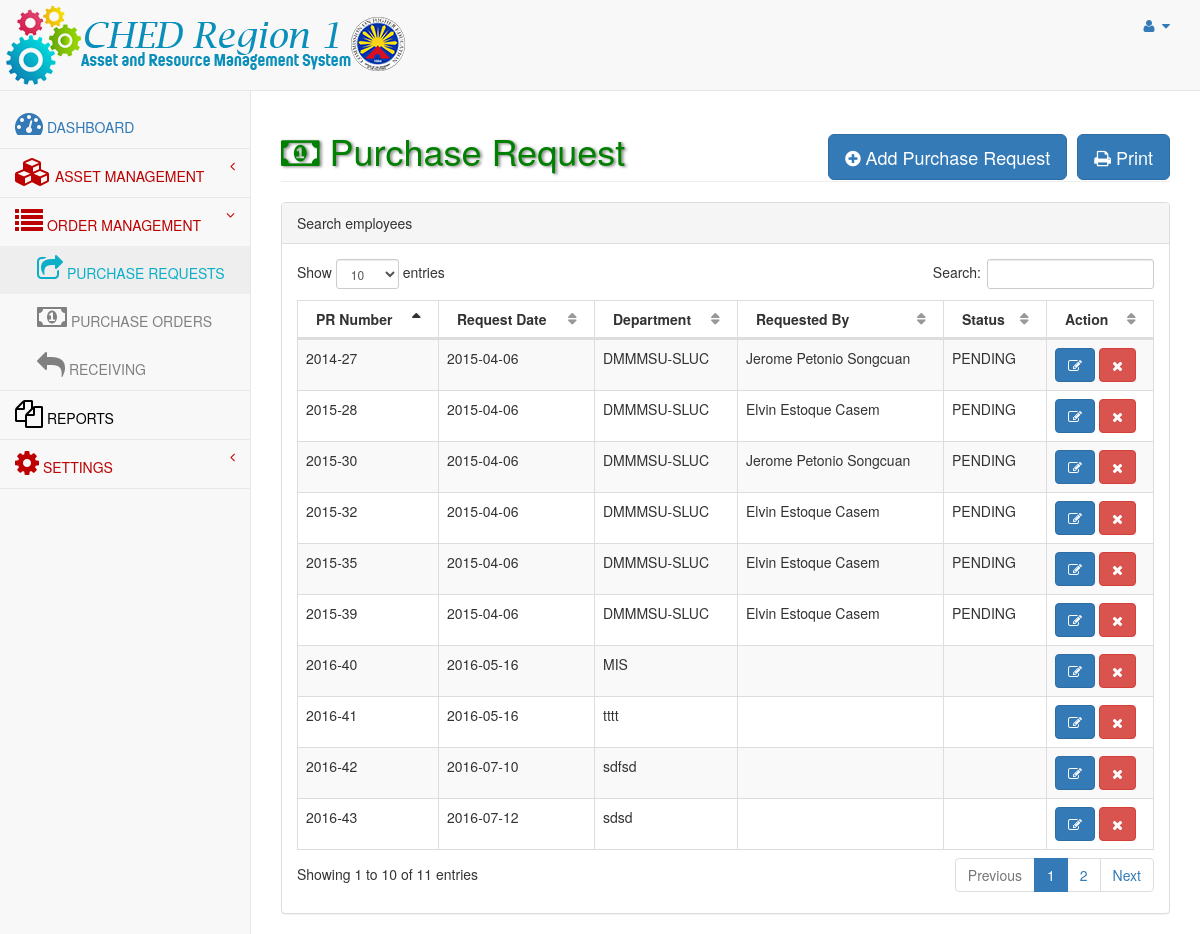
Screenshot of /admin/old/prequest.php with the database file from the repository.
### tables this page shows
CREATE TABLE `pr_list` (
  `transID` bigint(20) NOT NULL AUTO_INCREMENT,
  `prNo` varchar(20) NOT NULL,
  `department` varchar(80) NOT NULL,
  `section` varchar(80) NOT NULL,
  `prDate` date NOT NULL,
  `purpose` varchar(200) NOT NULL,
  `requestedbyeid` varchar(50) DEFAULT NULL,
  `requestedBy` varchar(80) NOT NULL,
  `designation` varchar(35) NOT NULL,
  `status` varchar(15) NOT NULL,
  PRIMARY KEY (`transID`)
);

### admin/include/functions.php (called while the page is built, shortened)
<?php
function selectListSQL($q){
	$conn = dbConnect();
	$stmt = $conn->prepare($q);
	$stmt->execute();
	$rows = $stmt->fetchAll();
	return $rows;
}
?>

### admin/old/prequest.php (the view, shortened to what this page needs)
<?php
include('header.php');
?>
<div id="page-wrapper">
            <div class="row">
                <div class="col-lg-12">
                    <h1 class="page-header" style="color:green;"><i class="fa fa-money fa-1x"></i> Purchase Request
						<div class="pull-right">
                                <button id="addprbutton" class="btn btn-primary btn-lg" data-toggle="modal" data-target="#addPR">
                                <i class="fa fa-plus-circle"></i> Add Purchase Request
                            </button>
                             <button class="btn btn-primary btn-lg" data-toggle="modal" data-target="#">
                                <i class="fa fa-print"></i> Print
                            </button>
                        </div>
					</h1>
                </div>
            </div>
            <div class="row">
                <div class="col-lg-12">
								<div class="panel panel-default">
											<div class="panel-heading">
											   Search employees
											</div>
								<div class="panel-body">
											<div class="dataTable_wrapper">
												<table class="table table-striped table-bordered table-hover" id="dataTables-example">
													<thead>
														<tr>
															<th>PR Number</th>
															<th>Request Date</th>
															<th>Department</th>
															<th>Requested By</th>
															<th>Status</th>
															<th>Action</th>
														</tr>
													</thead>
													<tbody>
                                                <?php
						include_once("include/functions.php");
						$prlist = selectListSQL("SELECT * FROM pr_list ORDER BY transID DESC");
						foreach ($prlist as $rows => $link) {
							$prNo = $link['prNo'];
							$department = $link['department'];
							$prDate = $link['prDate'];
							$requestedby = $link['requestedBy'];
							$status = $link['status'];
							echo "<tr class='odd gradeX'>";
							echo "<td>$prNo</td>";
							echo "<td>$prDate</td>";
							echo "<td>$department</td>";
							echo "<td>$requestedby</td>";
							echo "<td>$status</td>";
							echo "<td class='center'>
								<button class='btn btn-primary' onClick='editemployee($eid)'  data-toggle='modal' data-target='#addEmployee'><i class='fa fa-edit'></i></button>
								<button class='btn btn-danger notification' id='notification' onClick='deleteemployee($eid)'><i class='fa fa-times'></i></button>
							</td>";
							echo "</tr>";
						}
						?>
                                            </tbody>
                                        </table>
                                    </div>
                                </div>
                            </div>
                        </div>
                    </div>
                </div>
            </div>
<?php
include('footer.php');
?>

### rows the page displays
pr_list: prNo "2016-43", prDate "2016-07-12", department "sdsd"
pr_list: prNo "2016-42", prDate "2016-07-10", department "sdfsd"
pr_list: prNo "2016-41", prDate "2016-05-16", department "tttt"
pr_list: prNo "2016-40", prDate "2016-05-16", department "MIS"
pr_list: prNo "2015-39", prDate "2015-04-06", department "DMMMSU-SLUC", requestedBy "Elvin Estoque Casem", status "PENDING"
pr_list: prNo "2015-35", prDate "2015-04-06", department "DMMMSU-SLUC", requestedBy "Elvin Estoque Casem", status "PENDING"
pr_list: prNo "2015-32", prDate "2015-04-06", department "DMMMSU-SLUC", requestedBy "Elvin Estoque Casem", status "PENDING"
pr_list: prNo "2015-30", prDate "2015-04-06", department "DMMMSU-SLUC", requestedBy "Jerome Petonio Songcuan", status "PENDING"
pr_list: prNo "2015-28", prDate "2015-04-06", department "DMMMSU-SLUC", requestedBy "Elvin Estoque Casem", status "PENDING"
pr_list: prNo "2014-27", prDate "2015-04-06", department "DMMMSU-SLUC", requestedBy "Jerome Petonio Songcuan", status "PENDING"
